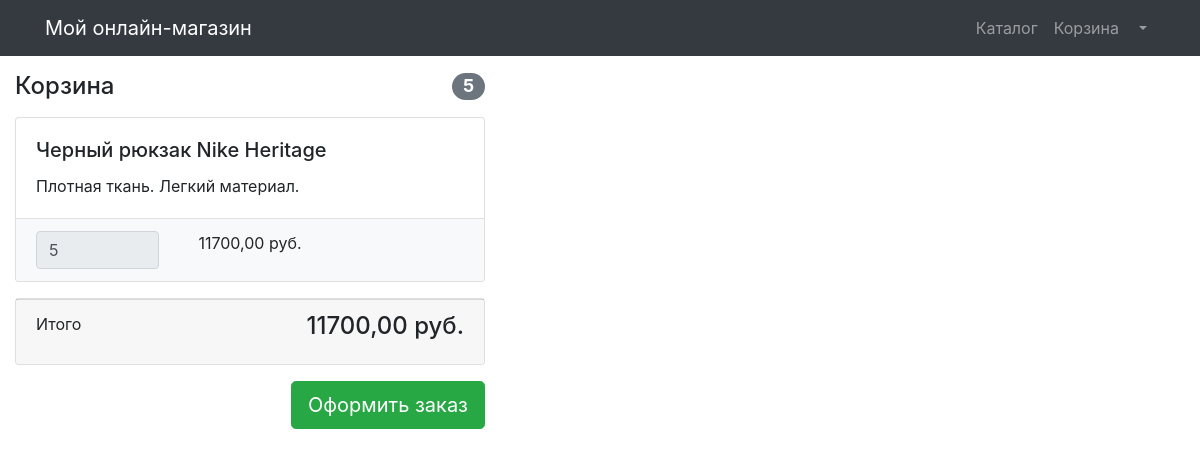
/users/baskets/ (signed in), run on an earlier commit of the app's database.
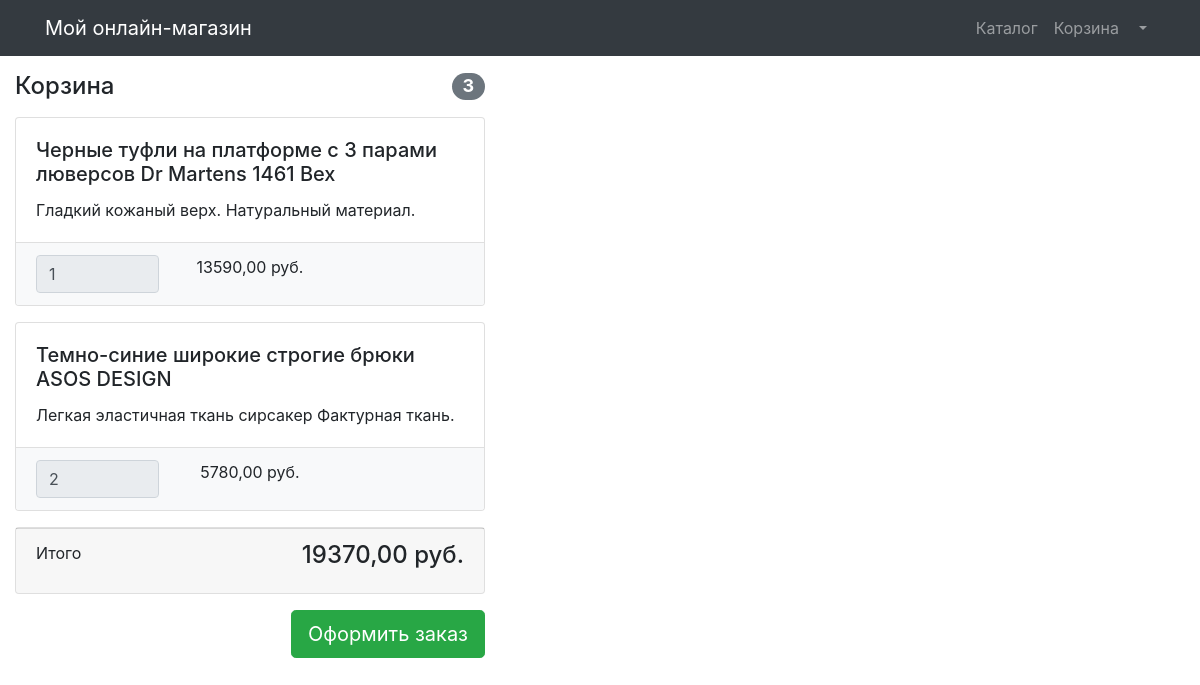
And on a later commit of the database.
### products/models.py (models this page shows, shortened)
class Basket(models.Model):
    user = models.ForeignKey(User, on_delete=models.CASCADE)
    product = models.ForeignKey(Product, on_delete=models.CASCADE)
    quantity = models.PositiveSmallIntegerField(default=0)
    created_timestamp = models.DateTimeField(auto_now_add=True)
    objects = BasketQuerySet.as_manager() # Добавляем в objects созданный класс-менеджер с новыми методами
    def sum(self): # Возвращает итоговую сумму конкретного продукта в корзине
        return self.product.price * self.quantity

class Product(models.Model):
    name = models.CharField(max_length=256)
    description = models.TextField()
    price = models.DecimalField(max_digits=10, decimal_places=2)
    quantity = models.PositiveIntegerField(default=0)
    image = models.ImageField(upload_to='products_images')
    category = models.ForeignKey(ProductCategory, on_delete=models.CASCADE)
    class Meta:
        verbose_name = 'product'
        verbose_name_plural = 'products'

### users/views.py (the view)
# urls.py: path('baskets/', baskets, name='baskets'),
def baskets(request):
    title = 'Корзина'
    context = {'title': title,
               'baskets': Basket.objects.filter(user=request.user)}
    return render(request, 'products/baskets.html', context)

### products/models.py (called while the page is built)
    def total_sum(self): # Возвращает итоговую сумму цен всех продуктов в корзине
        return sum(basket.sum() for basket in self)

    def total_quantity(self): # Возвращает итоговое количество продуктов в корзине
        return sum(basket.quantity for basket in self)

### templates/products/baskets.html (shortened to what this page needs)
{% extends 'products/base.html' %}
{% load static %}
{% block css %}
    <link href="{% static '/vendor/css/profile.css' %}" rel="stylesheet">
{% endblock %}
{% block content %}
    {% if baskets %}
        <div class="col-lg-5">
            <h4 class="mt-3 mb-3 d-flex justify-content-between align-items-center mb-3">
                Корзина <span class="badge badge-secondary badge-pill">{{baskets.total_quantity}}</span>
            </h4>
            {% for basket in baskets %}
            <div class="card mb-3">
                <div class="card-body">
                    <h5 class="card-title">{{basket.product.name}}</h5>
                    <p class="card-text">{{basket.product.description}}</p>
                </div>
                <ul class="list-group list-group-flush">
                    <li class="list-group-item bg-light">
                        <div class="row text-center">
                            <div class="col-lg-4">
                                <input name="basketID" type="number" class="form-control"
                                       value="{{basket.quantity}}" readonly>
                            </div>
                            <div class="col-lg-4">{{basket.sum}} руб.</div>
                            <div class="col-lg-4">
                            </div>
                        </div>
                    </li>
                </ul>
            </div>
            {% endfor %}
            <div class="card mb-3">
                <div class="card-footer">
                    <p class="float-left">Итого</p>
                    <h4 class="float-right">{{baskets.total_sum}} руб.</h4>
                </div>
            </div>
            <a class="btn btn-success btn-lg float-right" href="{% url 'users:create_order' %}">
                Оформить заказ
            </a>
        {% else %}
            <h4 class="mt-3 mb-3 text-center">
                Корзина пуста
            </h4>
        </div>
    {% endif %}
{% endblock %}

What changed in the data, as far as the page shows it:
removed Basket: total_quantity "5", product.name "Черный рюкзак Nike Heritage", product.description "Плотная ткань. Легкий материал.", basketID "5", sum "11700,00", total_sum "11700,00"
added Basket: total_quantity "3", product.name "Черные туфли на платформе с 3 парами люверсов Dr Martens 1461 Bex", product.description "Гладкий кожаный верх. Натуральный материал.", basketID "1", sum "13590,00", total_sum "19370,00"
added Basket: product.name "Темно-синие широкие строгие брюки ASOS DESIGN", product.description "Легкая эластичная ткань сирсакер Фактурная ткань.", basketID "2", sum "5780,00"
